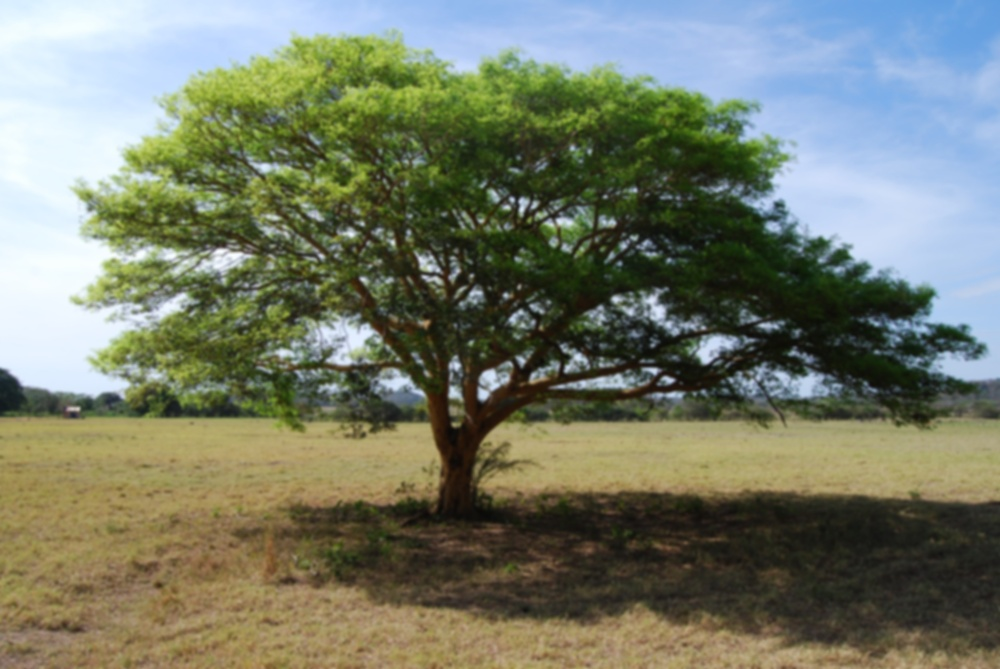
#> input picture tree.jpg, 1000 x 669 px, shrunk from 3872 x 2592 before the run
$ python 4.py
#> lines starting #> are read from the running program, lines starting #| are printed output that depends on the picture; after the words box and inside, x2 and y2 are one past the last pixel; in counts of white or black regions, pixels touching at a corner belong together
"""
Задание #4
сделать сегментацию на основе суперпиксельной сегментации на основе SLIC, SEEDS, LSC
"""

import cv2
import numpy as np


def seeds_segmentation(image, n_segments=100):
    h, w = image.shape[:2]

    seeds = cv2.ximgproc.createSuperpixelSEEDS(
        w,
        h,
        3,  # ширина, высота, каналы
        n_segments,  # количество суперпикселей
        # Алгоритм будет стараться разбить изображение на примерно такое количество областей.
        num_levels=5,  # количество уровней
        # Уровень 0: мелкие сегменты (много маленьких областей)
        # Уровень 1: более крупные сегменты
        # Уровень 2: еще крупнее
        # Уровень 3: самые крупные сегменты
        prior=1,  # априорная вероятность
        # prior=0 - без сглаживания, границы могут быть неровными
        # prior=1 - умеренное сглаживание (обычное значение)
        # prior=2 - сильное сглаживание, границы более гладкие
        histogram_bins=5,  # количество бинов гистограммы
        # каждый канал цвета разбивается на 5 интервалов
    )

    seeds.iterate(image, 10)  # На каждой итерации SEEDS уточняет границы суперпикселей

    labels = seeds.getLabels()
    mask = seeds.getLabelContourMask(thick_line=False)

    return labels, mask


def lsc_segmentation(image, n_segments=100):
    h, w = image.shape[:2]

    # вычисление среднего размера суперпикселя
    region_size = int(np.sqrt((w * h) / n_segments))

    lsc = cv2.ximgproc.createSuperpixelLSC(image, region_size=region_size, ratio=0.075)

    lsc.iterate(10)

    labels = lsc.getLabels()
    mask = lsc.getLabelContourMask()

    return labels, mask


def display_results(image, labels, mask, algorithm_name):
    colored_mask = np.zeros_like(image)
    for label in range(np.max(labels) + 1):
        colored_mask[labels == label] = np.random.randint(50, 200, 3)

    contours_img = image.copy()
    if len(mask.shape) == 2:
        contours_img[mask > 0] = [255, 255, 255]

    cv2.imshow("original", image)

    cv2.imshow("mask", colored_mask)

    cv2.imshow("countours", contours_img)

    cv2.waitKey(0)
    cv2.destroyAllWindows()


def main():
    image = cv2.imread("tree.jpg")
#> image is the input picture: shape (669, 1000, 3); mean B, G, R 106.6, 124.1, 118.3

    print("1. SEEDS сегментация")
    print("2. LSC сегментация")

    choice = input("Выберите метод (1 или 2): ")
#> the answer given: 1

    if choice == "1":
        labels, mask = seeds_segmentation(image)
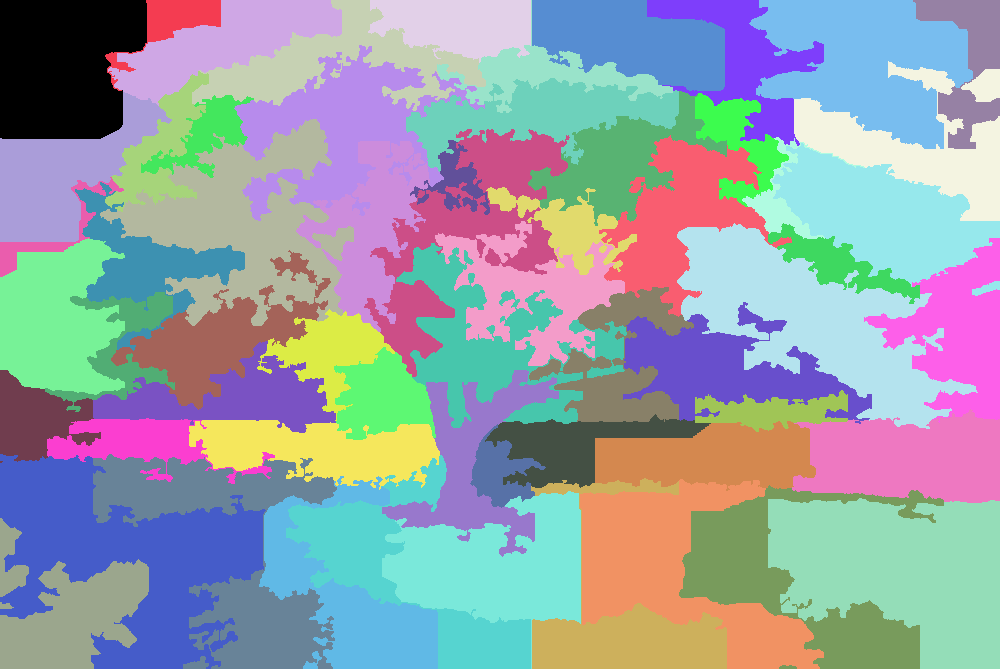
#> labels: shape (669, 1000) int32; 60 distinct labels, from 0 to 59; one colour per label, 0 black
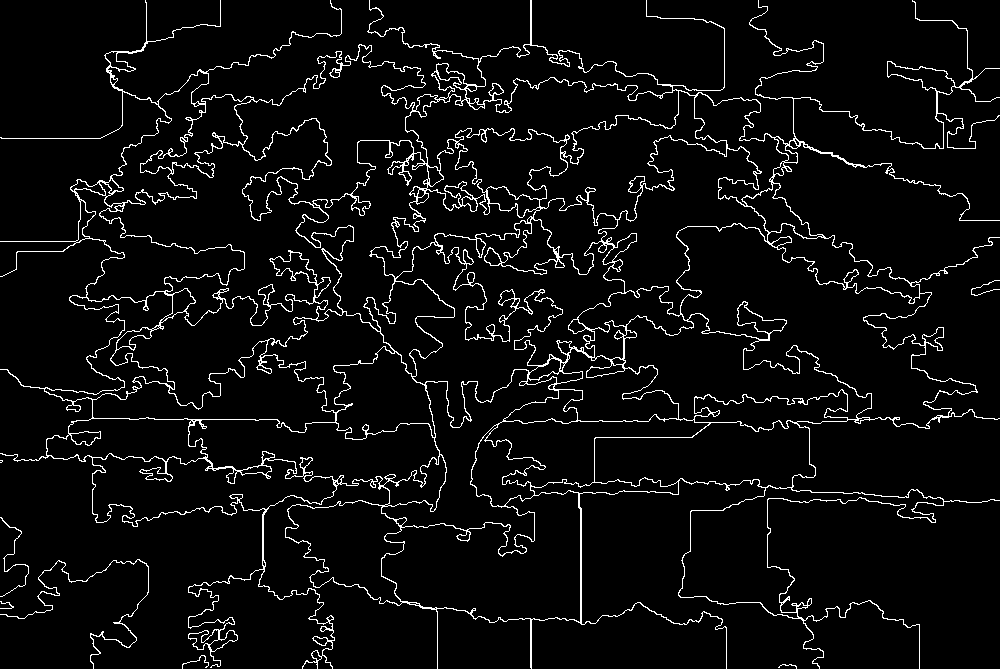
#> mask: shape (669, 1000); 5.1% white in thin lines or dots
        display_results(image, labels, mask, "SEEDS")
#> after the loop in display_results, `for label in range(np.max(labels) + 1):`:
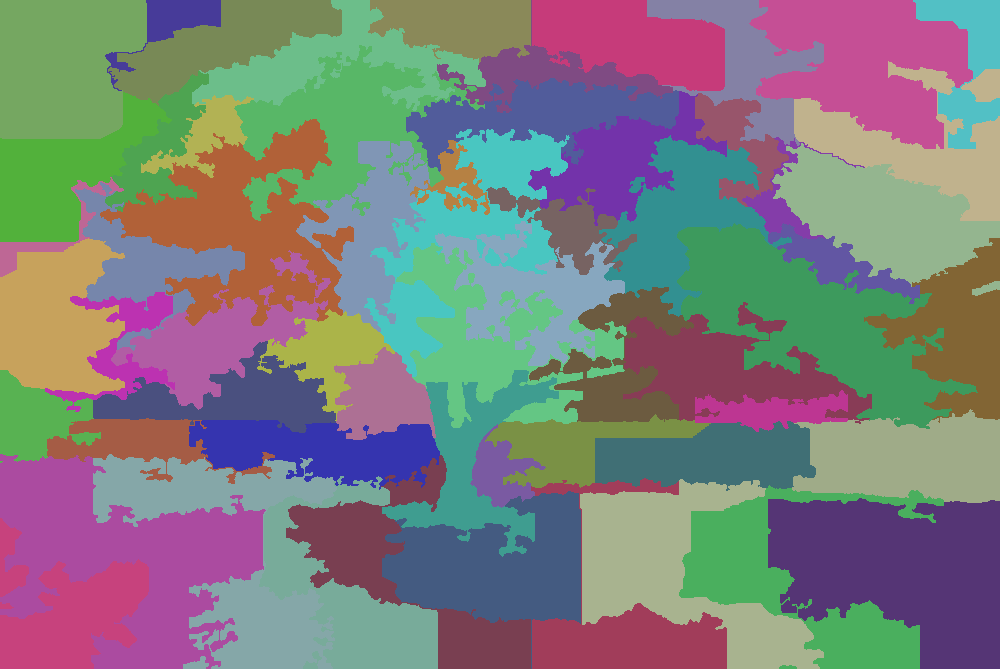
#> colored_mask: shape (669, 1000, 3); mean of channels 0, 1, 2 124.9, 125.3, 125.1; drawn as B, G, R
#> in display_results, `contours_img[mask > 0] = [255, 255, 255]`:
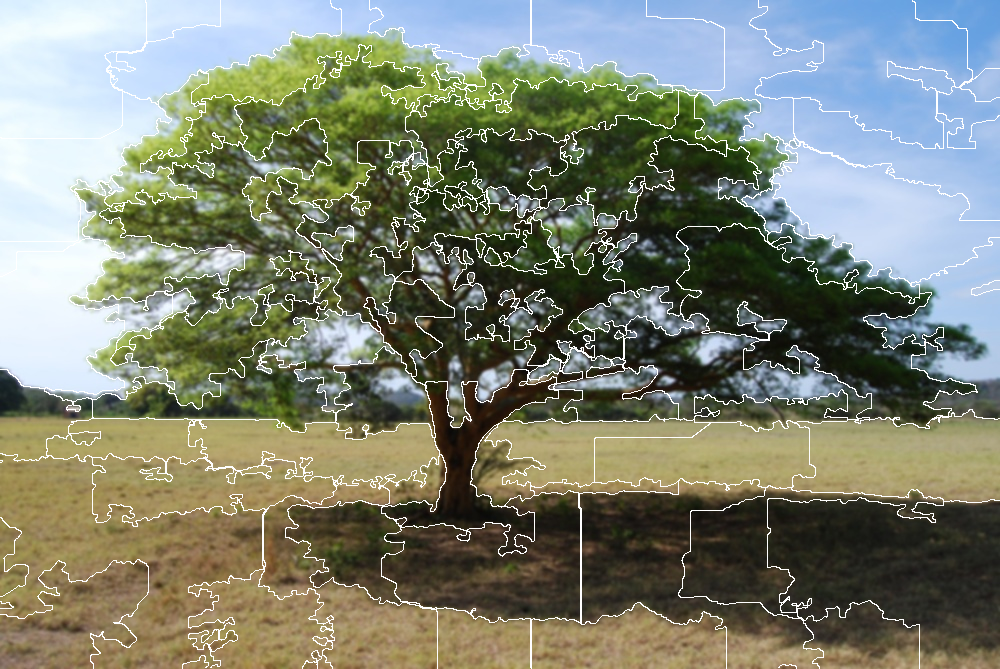
#> contours_img: shape (669, 1000, 3); 5.1% of pixels changed, all inside (x1, y1, x2, y2) = (0, 0, 1000, 669)

    elif choice == "2":
        labels, mask = lsc_segmentation(image)
        display_results(image, labels, mask, "LSC")


main()
